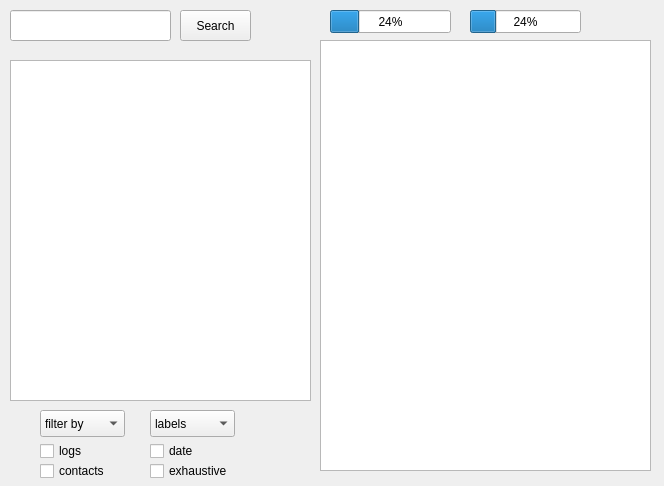
<?xml version="1.0" encoding="UTF-8"?>
<ui version="4.0">
 <class>SearchDialog</class>
 <widget class="QWidget" name="SearchDialog">
  <property name="geometry">
   <rect>
    <x>0</x>
    <y>0</y>
    <width>664</width>
    <height>486</height>
   </rect>
  </property>
  <property name="windowTitle">
   <string>Form</string>
  </property>
  <widget class="QPushButton" name="SearchButton">
   <property name="geometry">
    <rect>
     <x>180</x>
     <y>10</y>
     <width>71</width>
     <height>31</height>
    </rect>
   </property>
   <property name="text">
    <string>Search</string>
   </property>
  </widget>
  <widget class="QProgressBar" name="progressBar">
   <property name="geometry">
    <rect>
     <x>330</x>
     <y>10</y>
     <width>121</width>
     <height>23</height>
    </rect>
   </property>
   <property name="value">
    <number>24</number>
   </property>
  </widget>
  <widget class="KComboBox" name="SortBy">
   <property name="geometry">
    <rect>
     <x>40</x>
     <y>410</y>
     <width>85</width>
     <height>27</height>
    </rect>
   </property>
   <item>
    <property name="text">
     <string>filter by</string>
    </property>
   </item>
  </widget>
  <widget class="KComboBox" name="LabelBox">
   <property name="geometry">
    <rect>
     <x>150</x>
     <y>410</y>
     <width>85</width>
     <height>27</height>
    </rect>
   </property>
   <item>
    <property name="text">
     <string>labels</string>
    </property>
   </item>
  </widget>
  <widget class="QLineEdit" name="SearchTextBox">
   <property name="geometry">
    <rect>
     <x>10</x>
     <y>10</y>
     <width>161</width>
     <height>31</height>
    </rect>
   </property>
  </widget>
  <widget class="QProgressBar" name="progressBar_2">
   <property name="geometry">
    <rect>
     <x>470</x>
     <y>10</y>
     <width>111</width>
     <height>23</height>
    </rect>
   </property>
   <property name="value">
    <number>24</number>
   </property>
  </widget>
  <widget class="KRichTextEdit" name="DisplayResultWidget">
   <property name="geometry">
    <rect>
     <x>320</x>
     <y>40</y>
     <width>331</width>
     <height>431</height>
    </rect>
   </property>
  </widget>
  <widget class="QListView" name="ListResultWidget">
   <property name="geometry">
    <rect>
     <x>10</x>
     <y>60</y>
     <width>301</width>
     <height>341</height>
    </rect>
   </property>
  </widget>
  <widget class="QCheckBox" name="CBoxLogs">
   <property name="geometry">
    <rect>
     <x>40</x>
     <y>440</y>
     <width>95</width>
     <height>22</height>
    </rect>
   </property>
   <property name="text">
    <string>logs</string>
   </property>
  </widget>
  <widget class="QCheckBox" name="CBoxContact">
   <property name="geometry">
    <rect>
     <x>40</x>
     <y>460</y>
     <width>95</width>
     <height>22</height>
    </rect>
   </property>
   <property name="text">
    <string>contacts</string>
   </property>
  </widget>
  <widget class="QCheckBox" name="CBoxDate">
   <property name="geometry">
    <rect>
     <x>150</x>
     <y>440</y>
     <width>95</width>
     <height>22</height>
    </rect>
   </property>
   <property name="text">
    <string>date</string>
   </property>
  </widget>
  <widget class="QCheckBox" name="CBoxExhaustive">
   <property name="geometry">
    <rect>
     <x>150</x>
     <y>460</y>
     <width>95</width>
     <height>22</height>
    </rect>
   </property>
   <property name="text">
    <string>exhaustive</string>
   </property>
  </widget>
 </widget>
 <customwidgets>
  <customwidget>
   <class>KRichTextEdit</class>
   <extends>KTextEdit</extends>
   <header>krichtextedit.h</header>
  </customwidget>
  <customwidget>
   <class>KComboBox</class>
   <extends>QComboBox</extends>
   <header>kcombobox.h</header>
  </customwidget>
  <customwidget>
   <class>KTextEdit</class>
   <extends>QTextEdit</extends>
   <header>ktextedit.h</header>
  </customwidget>
 </customwidgets>
 <resources/>
 <connections/>
</ui>
